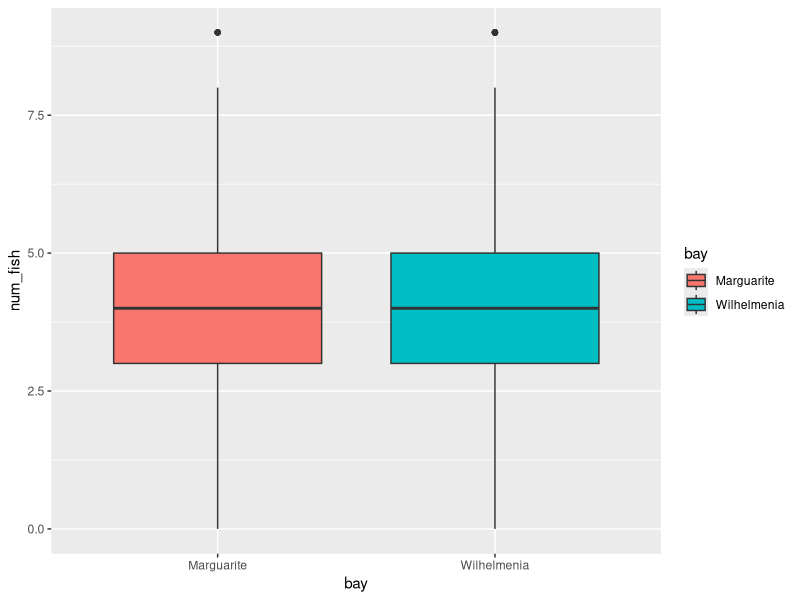
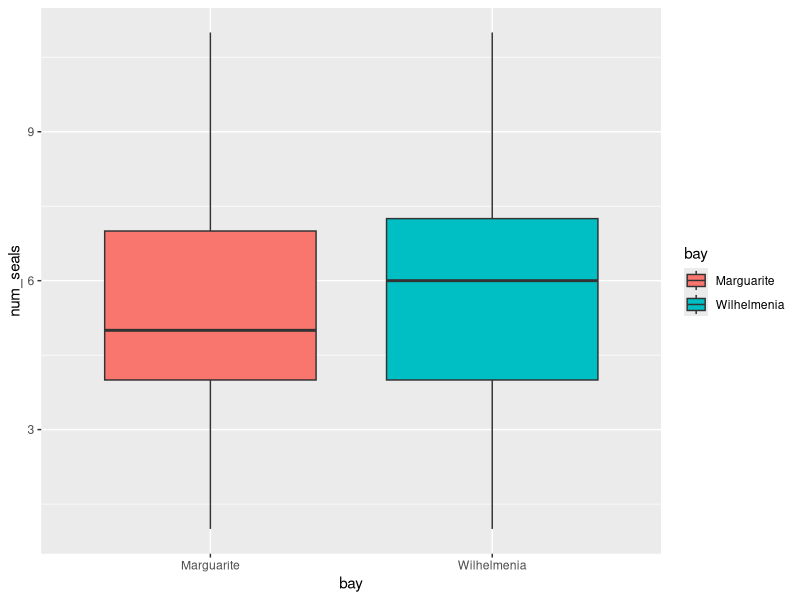
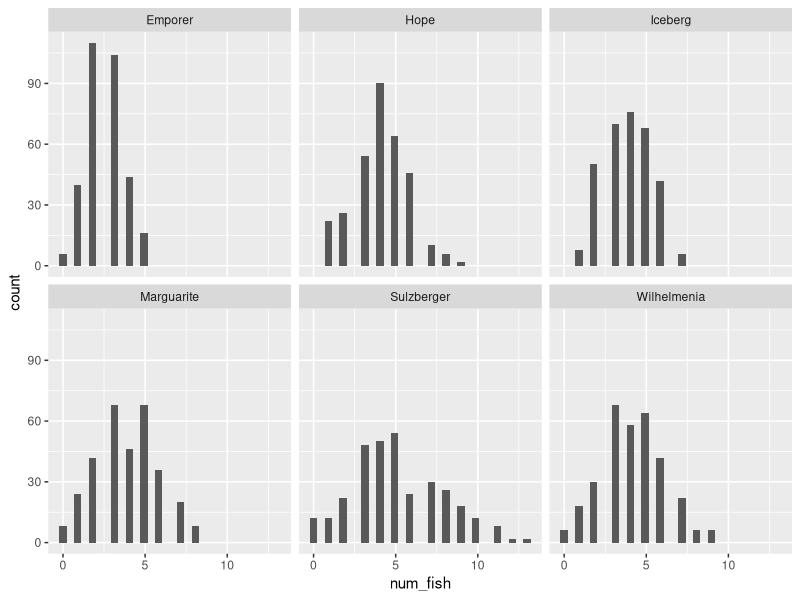
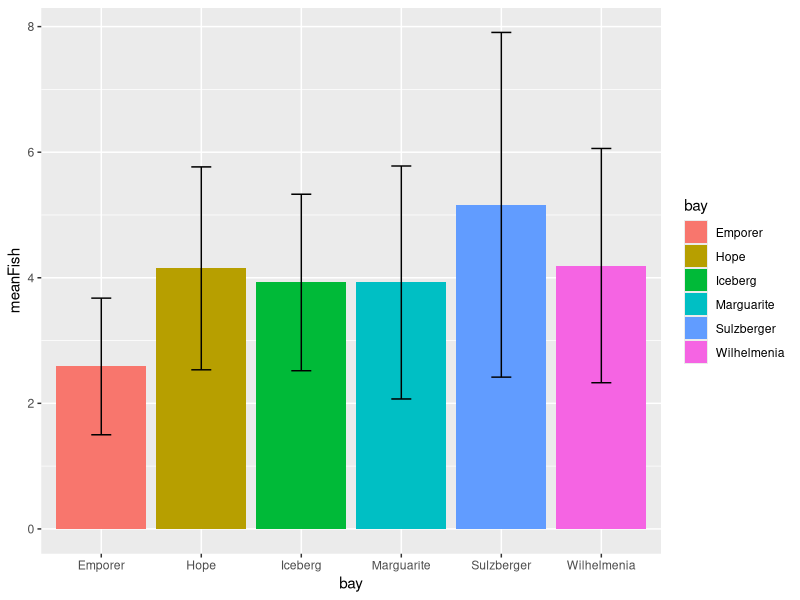

Write R code to recreate these figures, in order.
## ---- chunk 1
knitr::opts_chunk$set(echo = TRUE)
## ---- chunk 2
library(tidyverse)
fish <- read_csv("arctic-fish.csv")

ggplot(fish, aes(bay, num_fish, fill = bay)) +
  geom_boxplot()

t.test(data = fish, num_fish ~ bay)
## ---- chunk 3
seals <- read_csv("arctic-seals.csv")

ggplot(seals, aes(bay, num_seals, fill = bay)) +
  geom_boxplot()

t.test(data = seals, num_seals ~ bay)
## ---- chunk 4
# How to report a t test: We can reject null and conclude x bc (DF< alpha, p)

## ---- chunk 5

## ---- chunk 6

## ---- chunk 7
fishManyBays <- read_csv("antarctic_fish_many_bays.csv")
## ---- chunk 8
ggplot(data = fishManyBays, aes(x = num_fish)) + 
  geom_histogram()  +
  facet_wrap(~ bay)
## ---- chunk 9
fishSummary <- fishManyBays %>% group_by(bay) %>% summarize(meanFish = mean(num_fish), standDevFish = sd(num_fish))
fishSummary
## ---- chunk 10
ggplot(data = fishSummary, aes(bay, meanFish, fill = bay)) + 
  geom_bar(stat = "identity") +
    geom_errorbar( aes(ymin = meanFish-standDevFish, ymax = meanFish + standDevFish), 
                 data = fishSummary, width = 0.2) 
## ---- chunk 11
fishModel <- aov(data = fishManyBays, num_fish ~ bay)
summary(fishModel)

## ---- chunk 12

## ---- chunk 13

## ---- chunk 14
TukeyHSD(fishModel)
